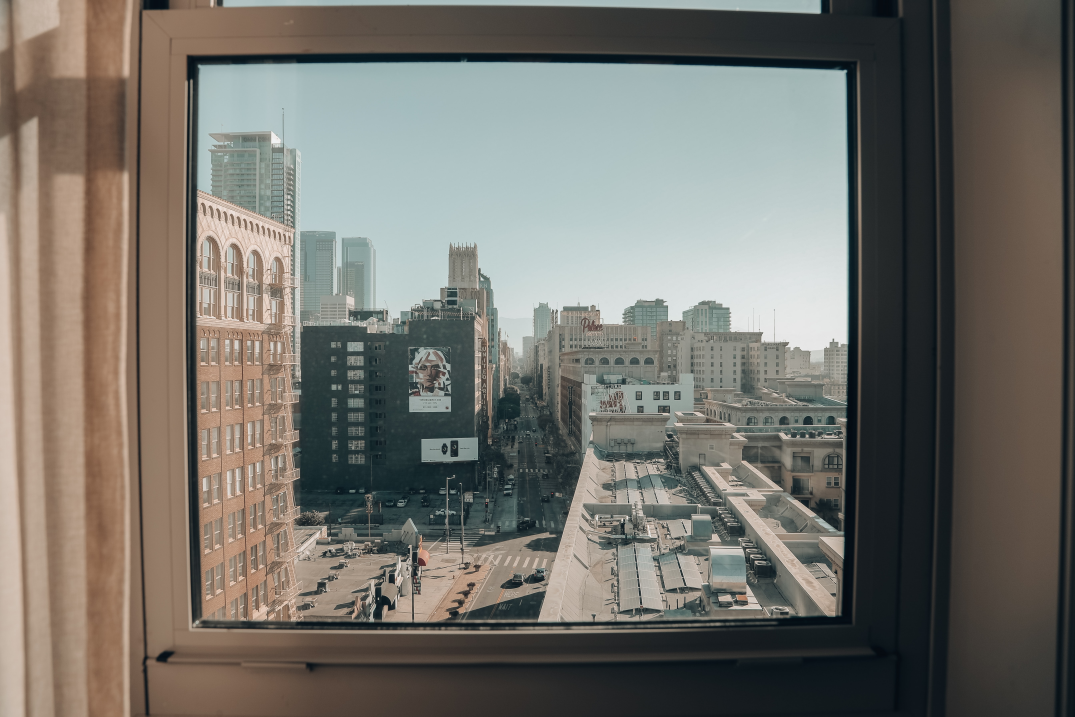
#> input picture test/1.jpg, 5375 x 3583 px, found by its file name (shown at 1/5 size)
$ python mark_node.py
#> lines starting #> are read from the running program, lines starting #| are printed output that depends on the picture
# -*- coding: utf-8 -*-
# @Time : 2020/8/6 17:30
# @Author : ck
# @FileName: tr.py

import os
import cv2
from multiprocessing import Process


class Cv_Operator():
    def mark(self, nodeList, imgPath):
        img = cv2.imread(imgPath)
#> img is the input picture: shape (3583, 5375, 3); mean B, G, R 105.9, 112.6, 115.3
        x, y = img.shape[0:2]
#> x = 3583; y = 5375
        if x>720:
            t = x/720
#> t = 4.98
            img = cv2.resize(img, (int(y/t), int(x/t)))
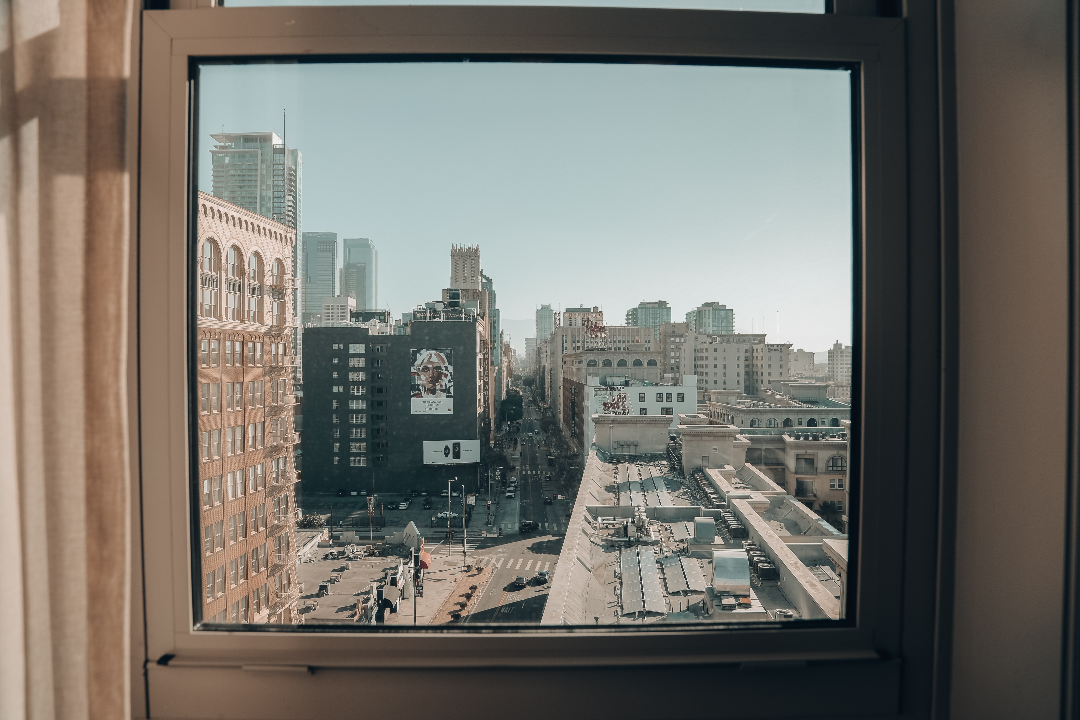
#> img: shape (720, 1080, 3); mean B, G, R 105.8, 112.5, 115.2
            x, y = img.shape[0:2]
#> x = 720; y = 1080
        # [7 lines of commented-out code are left out]
        points_list = []
        for node in nodeList:
            a, b = node["pos"]
            points_list.append((int(a * y), int(b * x)))
#> after the loop, points_list = []
        point_size = 6
        point_color = (235, 0, 255)  # BGR
        thickness = 2  # 可以为 0 、4、8
        fontFace = cv2.FONT_HERSHEY_TRIPLEX
        fontScale = 0.5
        fontcolor = (0, 255, 0)  # BGR
        thickness_font = 1
        lineType = 10
        bottomLeftOrigin = 1
        for point in points_list:
            index = points_list.index(point)
            cv2.circle(img, point, point_size, point_color, thickness)
            cv2.putText(img, str(index), point, fontFace, fontScale, fontcolor, thickness_font, lineType)
            print(f"No.:{str(index):4} Name:{nodeList[index]['name']:20}", end='')
            if (index + 1) % 3 == 0:
                print("")
        print("")
        cv2.imshow('src', img)
        cv2.waitKey()
    def show_image(self):
        ...


if __name__ == '__main__':
    cv = Cv_Operator()
    cv.mark([],r"C:\Users\ck\PycharmProjects\poco_test\test\1.jpg")
    pass
